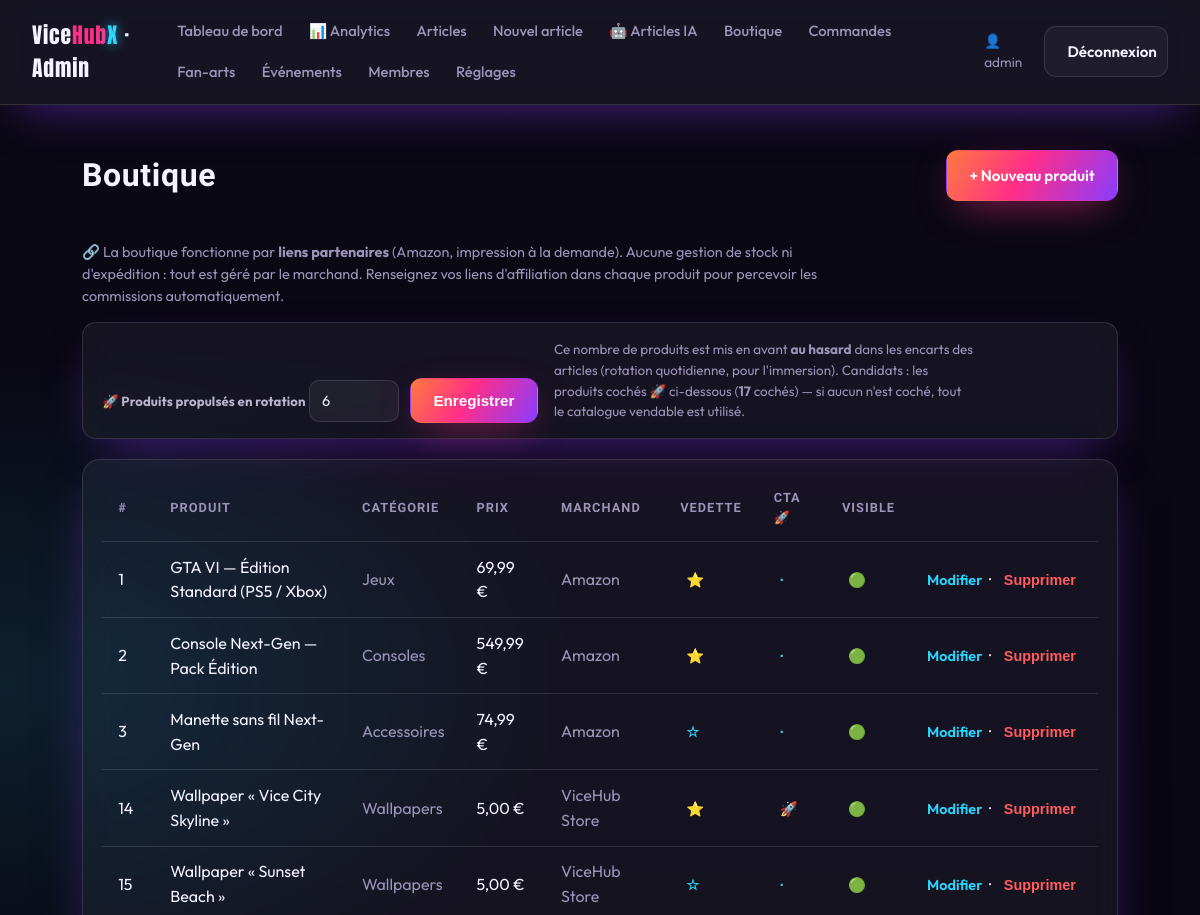
Page /admin/products.php (signed in, upper part) on the earlier database version.
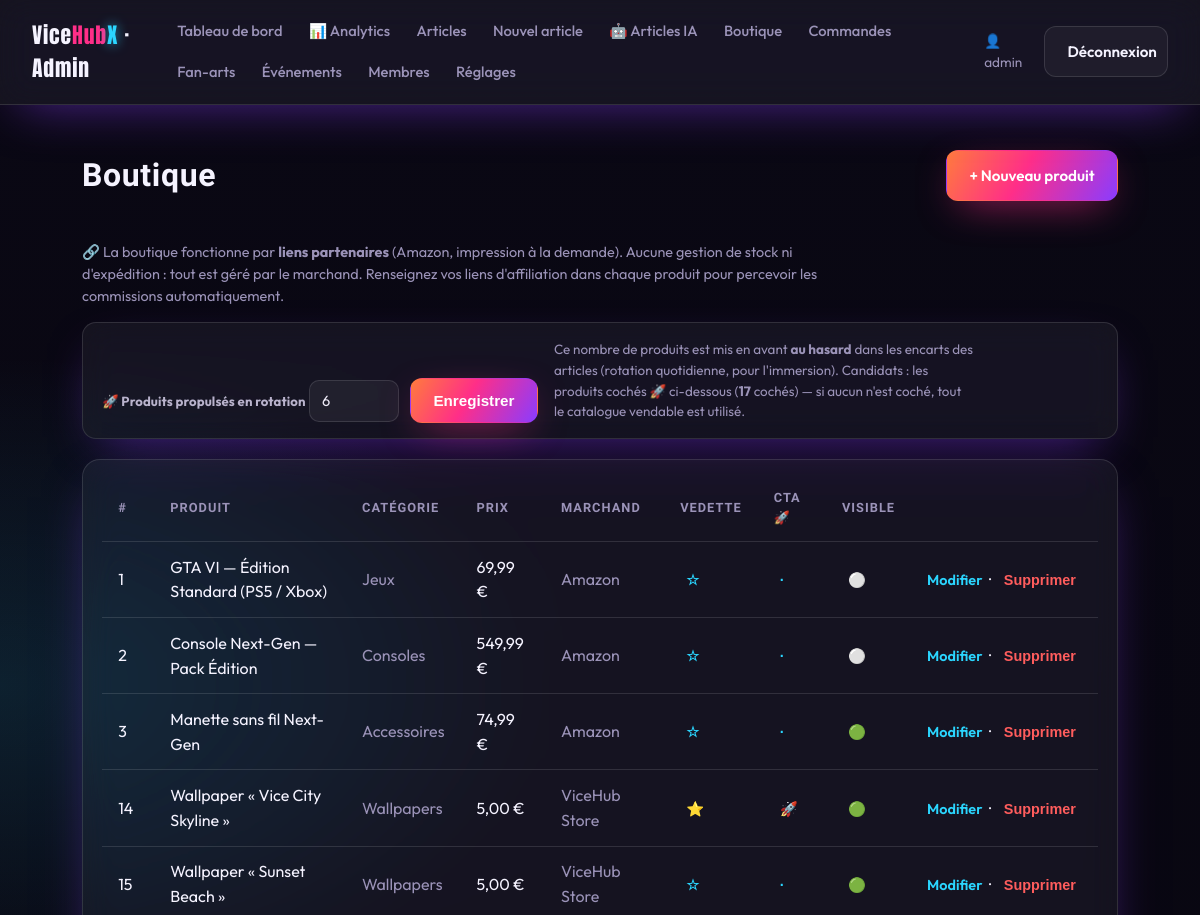
Same page on the later database version.
### tables this page shows
CREATE TABLE users (
    id            INT AUTO_INCREMENT PRIMARY KEY,
    username      VARCHAR(64) NOT NULL UNIQUE,
    email         VARCHAR(190) UNIQUE,
    display_name  VARCHAR(80),
    password_hash VARCHAR(255) NOT NULL,
    role          ENUM('admin','editor','contributor','member') NOT NULL DEFAULT 'member',
    created_at    DATETIME NOT NULL DEFAULT CURRENT_TIMESTAMP
);

CREATE TABLE products (
    id              INT AUTO_INCREMENT PRIMARY KEY,
    name            VARCHAR(160) NOT NULL,
    slug            VARCHAR(180) NOT NULL UNIQUE,
    description     VARCHAR(400),
    category        ENUM('poster','wallpaper','game','console','apparel','accessory','collectible') NOT NULL DEFAULT 'accessory',
    subcategory     VARCHAR(40) DEFAULT NULL,    
    price           DECIMAL(8,2),
    currency        VARCHAR(8) NOT NULL DEFAULT 'EUR',
    image           VARCHAR(255),
     
    sale_type       ENUM('external','stripe') NOT NULL DEFAULT 'external',
    url             VARCHAR(500),             
    stripe_price_id VARCHAR(120),             
    digital_file    VARCHAR(255),             
    bundle_items    VARCHAR(255) DEFAULT NULL,  
    merchant        VARCHAR(60),
    badge           VARCHAR(40),
    featured        TINYINT(1) NOT NULL DEFAULT 0,
    cta             TINYINT(1) NOT NULL DEFAULT 0,    
    active          TINYINT(1) NOT NULL DEFAULT 1,
    sort            INT NOT NULL DEFAULT 0,
    created_at      DATETIME NOT NULL DEFAULT CURRENT_TIMESTAMP,
    lang            ENUM('fr','en') NOT NULL DEFAULT 'fr'
);

### includes/functions.php (called while the page is built, shortened)
<?php
function e(?string $value): string
{
    return htmlspecialchars((string) $value, ENT_QUOTES | ENT_SUBSTITUTE, 'UTF-8');
}
function t(string $key): string
{
    return $GLOBALS['LANG'][$key] ?? ($GLOBALS['LANG_FALLBACK'][$key] ?? $key);
}
function lang(): string
{
    return $GLOBALS['LANG_CODE'] ?? 'fr';
}
function asset(string $path): string
{
    $rel  = 'public/assets/' . ltrim($path, '/');
    $url  = BASE_URL . '/' . $rel;
    $full = ROOT_PATH . '/' . $rel;
    if (is_file($full)) {
        $url .= (strpos($url, '?') === false ? '?' : '&') . 'v=' . filemtime($full);
    }
    return $url;
}
function url(string $path): string
{
    $path = ltrim($path, '/');
    $query = '';
    if (($qpos = strpos($path, '?')) !== false) {
        $query = substr($path, $qpos + 1);
        $path  = substr($path, 0, $qpos);
    }
    return BASE_URL . '/' . $path . ($query !== '' ? '?' . $query : '');
}
function is_logged_in(): bool
{
    return !empty($_SESSION['user_id']);
}
function current_user(): ?array
{
    static $cache = null;
    if ($cache !== null && (int) $cache['id'] === (int) $_SESSION['user_id']) {
        return $cache;
    }
    $stmt = db()->prepare('SELECT id, username, email, display_name, role FROM users WHERE id = ? LIMIT 1');
    $stmt->execute([$_SESSION['user_id']]);
    return $cache = ($stmt->fetch() ?: null);
}
function user_role(): string
{
    return current_user()['role'] ?? '';
}
function is_admin(): bool
{
    return in_array(user_role(), ['admin', 'editor'], true);
}
function require_admin(): void
{
    if (!is_admin()) {
        redirect(with_lang(url('pages/account.php')));
    }
}
function product_categories(): array
{
    return lang() === 'fr'
        ? ['poster' => 'Affiches', 'wallpaper' => 'Wallpapers', 'game' => 'Jeux', 'console' => 'Consoles', 'apparel' => 'Vêtements', 'accessory' => 'Accessoires', 'collectible' => 'Collectors']
        : ['poster' => 'Posters', 'wallpaper' => 'Wallpapers', 'game' => 'Games', 'console' => 'Consoles', 'apparel' => 'Apparel', 'accessory' => 'Accessories', 'collectible' => 'Collectibles'];
}
function price_html($price, string $currency = 'EUR'): string
{
    $symbols = ['EUR' => '€', 'USD' => '$', 'GBP' => '£'];
    $sym = $symbols[$currency] ?? $currency;
    $val = number_format((float) $price, 2, lang() === 'fr' ? ',' : '.', lang() === 'fr' ? ' ' : ',');
    return lang() === 'fr' ? $val . ' ' . $sym : $sym . $val;
}
function get_setting(string $key, ?string $default = null): ?string
{
    $stmt = db()->prepare('SELECT value FROM settings WHERE `key` = ? LIMIT 1');
    $stmt->execute([$key]);
    $row = $stmt->fetch();
    return $row['value'] ?? $default;
}

### config/database.php (called while the page is built, shortened)
<?php
function db(): PDO
{
    static $pdo = null;
    if ($pdo instanceof PDO) {
        return $pdo;
    }
    $dsn = sprintf(
        'mysql:host=%s;port=%s;dbname=%s;charset=utf8mb4',
        DB_HOST,
        DB_PORT,
        DB_NAME
    );
    try {
        $pdo = new PDO($dsn, DB_USER, DB_PASS, [
            PDO::ATTR_ERRMODE            => PDO::ERRMODE_EXCEPTION,
            PDO::ATTR_DEFAULT_FETCH_MODE => PDO::FETCH_ASSOC,
            PDO::ATTR_EMULATE_PREPARES   => false,
        ]);
    } catch (PDOException $e) {
        http_response_code(500);
        $hint = (getenv('APP_ENV') ?: 'dev') === 'prod'
            ? 'Service momentanément indisponible.'
            : 'Connexion base de données impossible : ' . $e->getMessage()
              . ' — vérifiez config/config.php et que la base "' . DB_NAME . '" existe.';
        exit('<p style="font-family:sans-serif;padding:2rem;color:#fff;background:#0a0a12">'
            . htmlspecialchars($hint, ENT_QUOTES, 'UTF-8') . '</p>');
    }
    return $pdo;
}

### admin/products.php (the view, shortened to what this page needs)
<?php
require __DIR__ . '/../includes/admin_header.php';
$products = db()->query('SELECT * FROM products ORDER BY sort ASC, id ASC')->fetchAll();
$cats = product_categories();
$cta_count = max(1, min(50, (int) get_setting('cta_count', '6')));
$cta_flagged = (int) db()->query("SELECT COUNT(*) c FROM products WHERE active=1 AND cta=1")->fetch()['c'];
?>
<div class="admin-bar">
    <h1>Boutique</h1>
    <a class="btn btn--primary" href="<?= e(url('admin/product-create.php')) ?>">+ Nouveau produit</a>
</div>
<p class="muted" style="font-size:.9rem;max-width:760px">
    🔗 La boutique fonctionne par <strong>liens partenaires</strong> (Amazon, impression à la demande).
    Aucune gestion de stock ni d'expédition : tout est géré par le marchand. Renseignez vos liens d'affiliation
    dans chaque produit pour percevoir les commissions automatiquement.
</p>
<div class="glass" style="border-radius:14px;padding:1rem 1.2rem;margin-bottom:1.2rem;display:flex;gap:1rem;flex-wrap:wrap;align-items:flex-end">
    <form method="post" style="display:flex;gap:.7rem;align-items:flex-end;margin:0">
        <div style="margin:0">
            <label style="font-weight:700">🚀 Produits propulsés en rotation</label>
            <input type="number" name="cta_count" value="<?= $cta_count ?>" min="1" max="50" style="width:90px">
        </div>
        <button class="btn btn--primary" type="submit">Enregistrer</button>
    </form>
    <p class="muted" style="font-size:.84rem;max-width:420px;margin:0">
        Ce nombre de produits est mis en avant <strong>au hasard</strong> dans les encarts des articles
        (rotation quotidienne, pour l'immersion). Candidats : les produits cochés 🚀 ci-dessous
        (<strong><?= $cta_flagged ?></strong> coché<?= $cta_flagged > 1 ? 's' : '' ?>) — si aucun n'est coché, tout le catalogue vendable est utilisé.
    </p>
</div>
<div class="glass" style="border-radius:18px;padding:1rem 1.2rem;overflow-x:auto">
    <table class="data-table">
        <thead><tr><th>#</th><th>Produit</th><th>Catégorie</th><th>Prix</th><th>Marchand</th><th>Vedette</th><th title="Propulsé en encart CTA dans les articles">CTA 🚀</th><th>Visible</th><th></th></tr></thead>
        <tbody>
        <?php foreach ($products as $p): ?>
            <tr>
                <td><?= (int) $p['id'] ?></td>
                <td><?= e($p['name']) ?></td>
                <td class="muted"><?= e($cats[$p['category']] ?? $p['category']) ?></td>
                <td><?= $p['price'] !== null ? e(price_html($p['price'], $p['currency'])) : '—' ?></td>
                <td class="muted"><?= e($p['merchant'] ?? '—') ?></td>
                <td>
                    <form method="post" style="display:inline">
                        <button class="link-all" style="background:none;border:0;cursor:pointer"><?= $p['featured'] ? '⭐' : '☆' ?></button>
                    </form>
                </td>
                <td>
                    <form method="post" style="display:inline">
                        <button class="link-all" style="background:none;border:0;cursor:pointer" title="<?= !empty($p['cta']) ? 'Retirer du CTA' : 'Propulser en CTA' ?>"><?= !empty($p['cta']) ? '🚀' : '·' ?></button>
                    </form>
                </td>
                <td>
                    <form method="post" style="display:inline">
                        <button class="link-all" style="background:none;border:0;cursor:pointer"><?= $p['active'] ? '🟢' : '⚪' ?></button>
                    </form>
                </td>
                <td style="white-space:nowrap">
                    <a class="link-all" href="<?= e(url('admin/product-edit.php?id=' . (int) $p['id'])) ?>"><?= e(t('admin_edit')) ?></a>
                    &nbsp;·&nbsp;
                    <form method="post" style="display:inline" onsubmit="return confirm('Supprimer ce produit ?')">
                        <button class="link-all" style="background:none;border:0;color:#ff5d5d;cursor:pointer"><?= e(t('admin_delete')) ?></button>
                    </form>
                </td>
            </tr>
        <?php endforeach; ?>
        </tbody>
    </table>
</div>
<?php require __DIR__ . '/../includes/admin_footer.php'; ?>

### includes/admin_header.php (shortened to what this page needs)
<?php
require_admin();
$admin_user = current_user();
$admin_nav = [
    ['dashboard.php', t('admin_dashboard')],
    ['analytics.php', '📊 Analytics'],
    ['articles.php',  t('admin_articles')],
    ['article-create.php', t('admin_new')],
    ['ai-articles.php', '🤖 Articles IA'],
    ['products.php',  'Boutique'],
    ['orders.php',    'Commandes'],
    ['fanarts.php',   'Fan-arts'],
    ['events.php',    'Événements'],
    ['users.php',     'Membres'],
    ['settings.php',  'Réglages'],
];
?>
<!DOCTYPE html>
<html lang="<?= e(lang()) ?>">
<head>
    <link rel="stylesheet" href="<?= e(asset('css/style.css')) ?>">
</head>
<body>
<header class="site-header glass">
    <div class="header-inner">
        <a class="logo" href="<?= e(url('admin/dashboard.php')) ?>">Vice<span class="logo-accent">Hub</span><span class="logo-x">X</span> · Admin</a>
        <nav class="site-nav">
            <?php foreach ($admin_nav as [$href, $label]): ?>
                <a href="<?= e(url('admin/' . $href)) ?>"><?= e($label) ?></a>
            <?php endforeach; ?>
        </nav>
        <div class="header-actions">
            <span class="muted" style="font-size:.85rem">👤 <?= e($admin_user['username'] ?? '') ?></span>
            <a class="btn btn--ghost" href="<?= e(url('admin/logout.php')) ?>"><?= e(t('admin_logout')) ?></a>
        </div>
    </div>
</header>
<main class="admin-shell">

### includes/admin_footer.php (shortened to what this page needs)
</main>
</body>
</html>

Differences in the rows shown:
changed products "GTA VI — Édition Standard (PS5 / Xbox)": featured "⭐" → "☆"; active "🟢" → "⚪"
changed products "Console Next-Gen — Pack Édition": featured "⭐" → "☆"; active "🟢" → "⚪"
